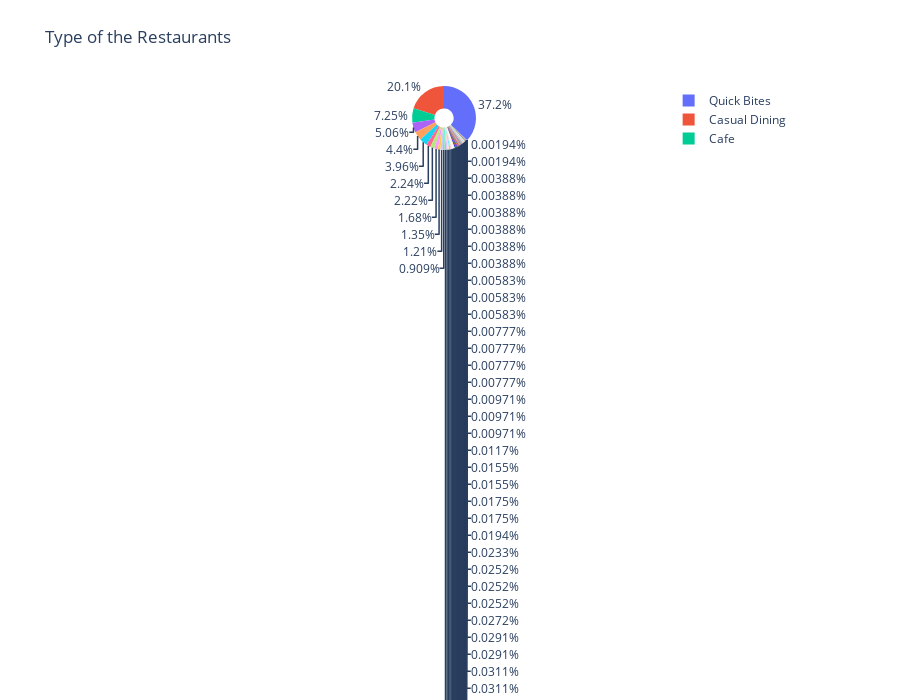

Source (notebook cell):
### Markdown cell above
### Type of the restaurants

* As we already know, Quick bites & Casual Dining types has most number of restaurants in the city.
* Almost 38 % of the restaurants is Quick bites type and 20 % of the restaurants are Casual Dining

### Code cell
piechart('rest_type', 'Type of the Restaurants', 900, 700)

### Figure 1 — Plotly figure (JSON) as saved in the notebook; plotly's stock layout.template omitted (floating-point values rounded to 4 significant figures)
{"data": [{"hole": 0.3, "labels": ["Quick Bites", "Casual Dining", "Cafe", "Delivery", "Dessert Parlor", "Takeaway, Delivery", "Casual Dining, Bar", "Bakery", "Beverage Shop", "Bar", "Food Court", "Sweet Shop", "Bar, Casual Dining", "Lounge", "Pub", "Fine Dining", "Casual Dining, Cafe", "Beverage Shop, Quick Bites", "Bakery, Quick Bites", "Mess", "Pub, Casual Dining", "Sweet Shop, Quick Bites", "Kiosk", "Dessert Parlor, Cafe", "Cafe, Casual Dining", "Cafe, Bakery", "Cafe, Dessert Parlor", "Bakery, Dessert Parlor", "Microbrewery, Casual Dining", "Casual Dining, Pub", "Dessert Parlor, Quick Bites", "Takeaway", "Cafe, Quick Bites", "Quick Bites, Beverage Shop", "Food Court, Quick Bites", "Dessert Parlor, Bakery", "Food Truck", "Pub, Microbrewery", "Quick Bites, Dessert Parlor", "Dessert Parlor, Beverage Shop", "Beverage Shop, Dessert Parlor", "Bakery, Cafe", "Quick Bites, Sweet Shop", "Quick Bites, Bakery", "Casual Dining, Microbrewery", "Confectionery", "Microbrewery, Pub", "Quick Bites, Cafe", "Pub, Cafe", "Dhaba", "Fine Dining, Bar", "Pub, Bar", "Lounge, Casual Dining", "Club", "Lounge, Bar", "Microbrewery", "Beverage Shop, Cafe", "Cafe, Bar", "Quick Bites, Food Court", "Lounge, Microbrewery", "Lounge, Cafe", "Bakery, Beverage Shop", "Cafe, Lounge", "Casual Dining, Irani Cafee", "Fine Dining, Lounge", "Bakery, Kiosk", "Microbrewery, Bar", "Bar, Cafe", "Dessert Parlor, Sweet Shop", "Casual Dining, Lounge", "Microbrewery, Lounge", "Bar, Quick Bites", "Food Court, Dessert Parlor", "Casual Dining, Sweet Shop", "Bar, Lounge", "Fine Dining, Microbrewery", "Bar, Pub", "Food Court, Casual Dining", "Club, Casual Dining", "Quick Bites, Meat Shop", "Casual Dining, Quick Bites", "Quick Bites, Mess", "Mess, Quick Bites", "Bakery, Sweet Shop", "Bhojanalya", "Pop Up", "Dessert Parlor, Food Court", "Food Court, Beverage Shop", "Dessert Parlor, Kiosk", "Bakery, Food Court", "Cafe, Food Court", "Quick Bites, Kiosk", "Sweet Shop, Dessert Parlor"], "type": "pie", "values": [19132, 10330, 3732, 2604, 2263, 2037, 1154, 1141, 867, 697, 624, 468, 425, 396, 357, 346, 319, 298, 289, 267, 255, 178, 176, 175, 173, 164, 148, 147, 132, 127, 125, 120, 111, 101, 101, 85, 84, 84, 84, 80, 79, 78, 75, 60, 59, 47, 42, 41, 40, 40, 40, 40, 37, 37, 36, 30, 28, 19, 19, 16, 16, 16, 15, 15, 14, 13, 13, 13, 12, 10, 9, 9, 8, 8, 6, 5, 5, 5, 4, 4, 4, 4, 3, 3, 3, 2, 2, 2, 2, 2, 2, 1, 1]}], "layout": {"height": 700, "title": {"text": "Type of the Restaurants"}, "width": 900}}
